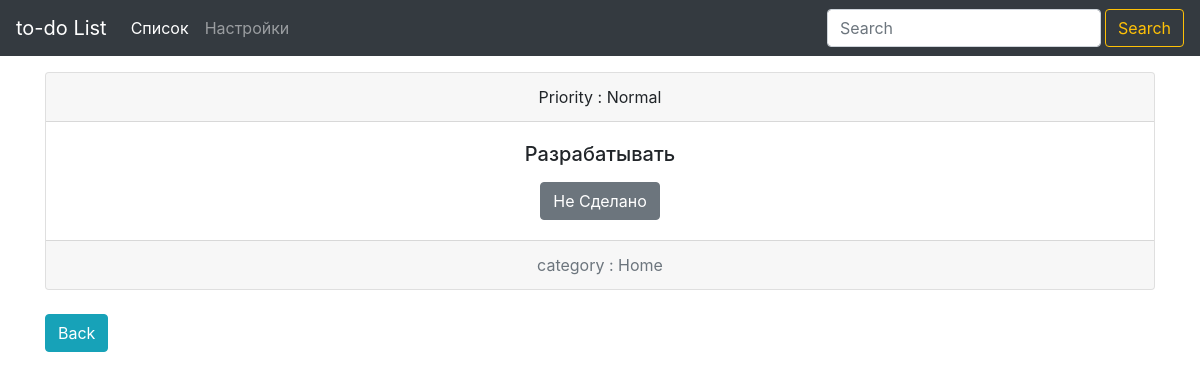
The app's page /list/detail/27 with its own data.
### list/models.py (models this page shows, shortened)
class List(models.Model):
    item = models.CharField(max_length=200)
    completed = models.BooleanField(default=False)
    category = models.CharField(max_length=50, default='')
    priority = models.CharField(max_length=50, default='')
    subitem = models.TextField(max_length=300, default='', blank=True)

### list/views.py (the view)
# urls.py: url('detail/(?P<detail_id>[0-9]+)', views.detail, name='detail'),
def detail(request, detail_id):
    detail_item = List.objects.get(id=detail_id)
    context = {
        'Title' : 'Detail',
        'detail_item' : detail_item,
    }
    return render (request, 'list/detail.html', context)

### list/templates/list/detail.html (shortened to what this page needs)
{% extends 'base.html' %}
{% block content %}
<div class=" container  pt-4">
    {% if detail_item.completed %}
        <div class="card text-center ">
            <div class="text-white card-header bg-primary">
            Priority :  {{detail_item.priority}}
            </div>
            <div class="card-body">
            <h5 class="card-title">{{detail_item.item}}</h5>
            <p class="card-text">{{detail_item.subitem}}</p>
            <a href="{% url 'list:uncross' detail_item.id  %}" class="btn btn-primary">Сделано</a>
            </div>
            <div class="card-footer text-muted-white bg-primary text-white">
            category :  {{detail_item.category}}
            </div>
        </div>
    {% else %}
        <div class="card text-center ">
            <div class=" card-header">
            Priority :  {{detail_item.priority}}
            </div>
            <div class="card-body">
            <h5 class="card-title">{{detail_item.item}}</h5>
            <a href="{% url 'list:cross_off' detail_item.id  %}" class="btn btn-secondary">Не Сделано</a>
            </div>
            <div class="card-footer text-muted">
            category :  {{detail_item.category}}
            </div>
        </div>
    {% endif %}
    <div class= 'pt-4'>
     <a href="{% url 'list:index' %} " class="btn btn-info">Back</a>
    </div>
</div>
{% endblock content %}

### records on screen
List: priority "Normal", item "Разрабатывать", category "Home"
